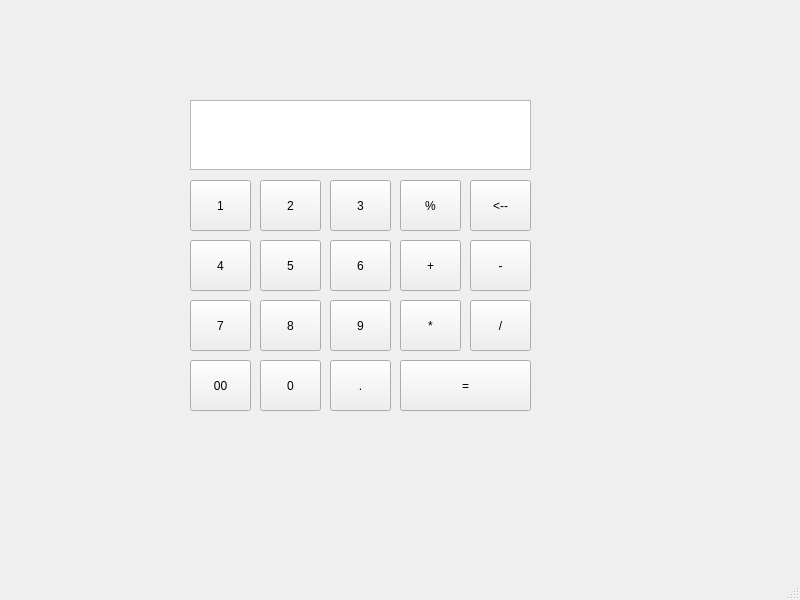
<?xml version="1.0" encoding="UTF-8"?>
<ui version="4.0">
 <class>MainWindow</class>
 <widget class="QMainWindow" name="MainWindow">
  <property name="geometry">
   <rect>
    <x>0</x>
    <y>0</y>
    <width>800</width>
    <height>600</height>
   </rect>
  </property>
  <property name="windowTitle">
   <string>MainWindow</string>
  </property>
  <widget class="QWidget" name="centralwidget">
   <widget class="QTextEdit" name="textEdit">
    <property name="geometry">
     <rect>
      <x>190</x>
      <y>100</y>
      <width>341</width>
      <height>70</height>
     </rect>
    </property>
   </widget>
   <widget class="QPushButton" name="pushButton">
    <property name="geometry">
     <rect>
      <x>190</x>
      <y>180</y>
      <width>61</width>
      <height>51</height>
     </rect>
    </property>
    <property name="text">
     <string>1</string>
    </property>
   </widget>
   <widget class="QPushButton" name="pushButton_2">
    <property name="geometry">
     <rect>
      <x>260</x>
      <y>180</y>
      <width>61</width>
      <height>51</height>
     </rect>
    </property>
    <property name="text">
     <string>2</string>
    </property>
   </widget>
   <widget class="QPushButton" name="pushButton_3">
    <property name="geometry">
     <rect>
      <x>330</x>
      <y>180</y>
      <width>61</width>
      <height>51</height>
     </rect>
    </property>
    <property name="text">
     <string>3</string>
    </property>
   </widget>
   <widget class="QPushButton" name="pushButton_4">
    <property name="geometry">
     <rect>
      <x>400</x>
      <y>180</y>
      <width>61</width>
      <height>51</height>
     </rect>
    </property>
    <property name="text">
     <string>%</string>
    </property>
   </widget>
   <widget class="QPushButton" name="pushButton_5">
    <property name="geometry">
     <rect>
      <x>470</x>
      <y>180</y>
      <width>61</width>
      <height>51</height>
     </rect>
    </property>
    <property name="text">
     <string>&lt;--</string>
    </property>
   </widget>
   <widget class="QPushButton" name="pushButton_6">
    <property name="geometry">
     <rect>
      <x>190</x>
      <y>240</y>
      <width>61</width>
      <height>51</height>
     </rect>
    </property>
    <property name="text">
     <string>4</string>
    </property>
   </widget>
   <widget class="QPushButton" name="pushButton_7">
    <property name="geometry">
     <rect>
      <x>260</x>
      <y>240</y>
      <width>61</width>
      <height>51</height>
     </rect>
    </property>
    <property name="text">
     <string>5</string>
    </property>
   </widget>
   <widget class="QPushButton" name="pushButton_8">
    <property name="geometry">
     <rect>
      <x>330</x>
      <y>240</y>
      <width>61</width>
      <height>51</height>
     </rect>
    </property>
    <property name="text">
     <string>6</string>
    </property>
   </widget>
   <widget class="QPushButton" name="pushButton_9">
    <property name="geometry">
     <rect>
      <x>400</x>
      <y>240</y>
      <width>61</width>
      <height>51</height>
     </rect>
    </property>
    <property name="text">
     <string>+</string>
    </property>
   </widget>
   <widget class="QPushButton" name="pushButton_10">
    <property name="geometry">
     <rect>
      <x>470</x>
      <y>240</y>
      <width>61</width>
      <height>51</height>
     </rect>
    </property>
    <property name="text">
     <string>-</string>
    </property>
   </widget>
   <widget class="QPushButton" name="pushButton_11">
    <property name="geometry">
     <rect>
      <x>190</x>
      <y>300</y>
      <width>61</width>
      <height>51</height>
     </rect>
    </property>
    <property name="text">
     <string>7</string>
    </property>
   </widget>
   <widget class="QPushButton" name="pushButton_12">
    <property name="geometry">
     <rect>
      <x>260</x>
      <y>300</y>
      <width>61</width>
      <height>51</height>
     </rect>
    </property>
    <property name="text">
     <string>8</string>
    </property>
   </widget>
   <widget class="QPushButton" name="pushButton_13">
    <property name="geometry">
     <rect>
      <x>330</x>
      <y>300</y>
      <width>61</width>
      <height>51</height>
     </rect>
    </property>
    <property name="text">
     <string>9</string>
    </property>
   </widget>
   <widget class="QPushButton" name="pushButton_14">
    <property name="geometry">
     <rect>
      <x>400</x>
      <y>300</y>
      <width>61</width>
      <height>51</height>
     </rect>
    </property>
    <property name="text">
     <string>*</string>
    </property>
   </widget>
   <widget class="QPushButton" name="pushButton_15">
    <property name="geometry">
     <rect>
      <x>470</x>
      <y>300</y>
      <width>61</width>
      <height>51</height>
     </rect>
    </property>
    <property name="text">
     <string>/</string>
    </property>
   </widget>
   <widget class="QPushButton" name="pushButton_16">
    <property name="geometry">
     <rect>
      <x>190</x>
      <y>360</y>
      <width>61</width>
      <height>51</height>
     </rect>
    </property>
    <property name="text">
     <string>00</string>
    </property>
   </widget>
   <widget class="QPushButton" name="pushButton_17">
    <property name="geometry">
     <rect>
      <x>260</x>
      <y>360</y>
      <width>61</width>
      <height>51</height>
     </rect>
    </property>
    <property name="text">
     <string>0</string>
    </property>
   </widget>
   <widget class="QPushButton" name="pushButton_18">
    <property name="geometry">
     <rect>
      <x>330</x>
      <y>360</y>
      <width>61</width>
      <height>51</height>
     </rect>
    </property>
    <property name="text">
     <string>.</string>
    </property>
   </widget>
   <widget class="QPushButton" name="pushButton_19">
    <property name="geometry">
     <rect>
      <x>400</x>
      <y>360</y>
      <width>131</width>
      <height>51</height>
     </rect>
    </property>
    <property name="text">
     <string>=</string>
    </property>
   </widget>
  </widget>
  <widget class="QMenuBar" name="menubar">
   <property name="geometry">
    <rect>
     <x>0</x>
     <y>0</y>
     <width>800</width>
     <height>22</height>
    </rect>
   </property>
  </widget>
  <widget class="QStatusBar" name="statusbar"/>
 </widget>
 <resources/>
 <connections/>
</ui>
